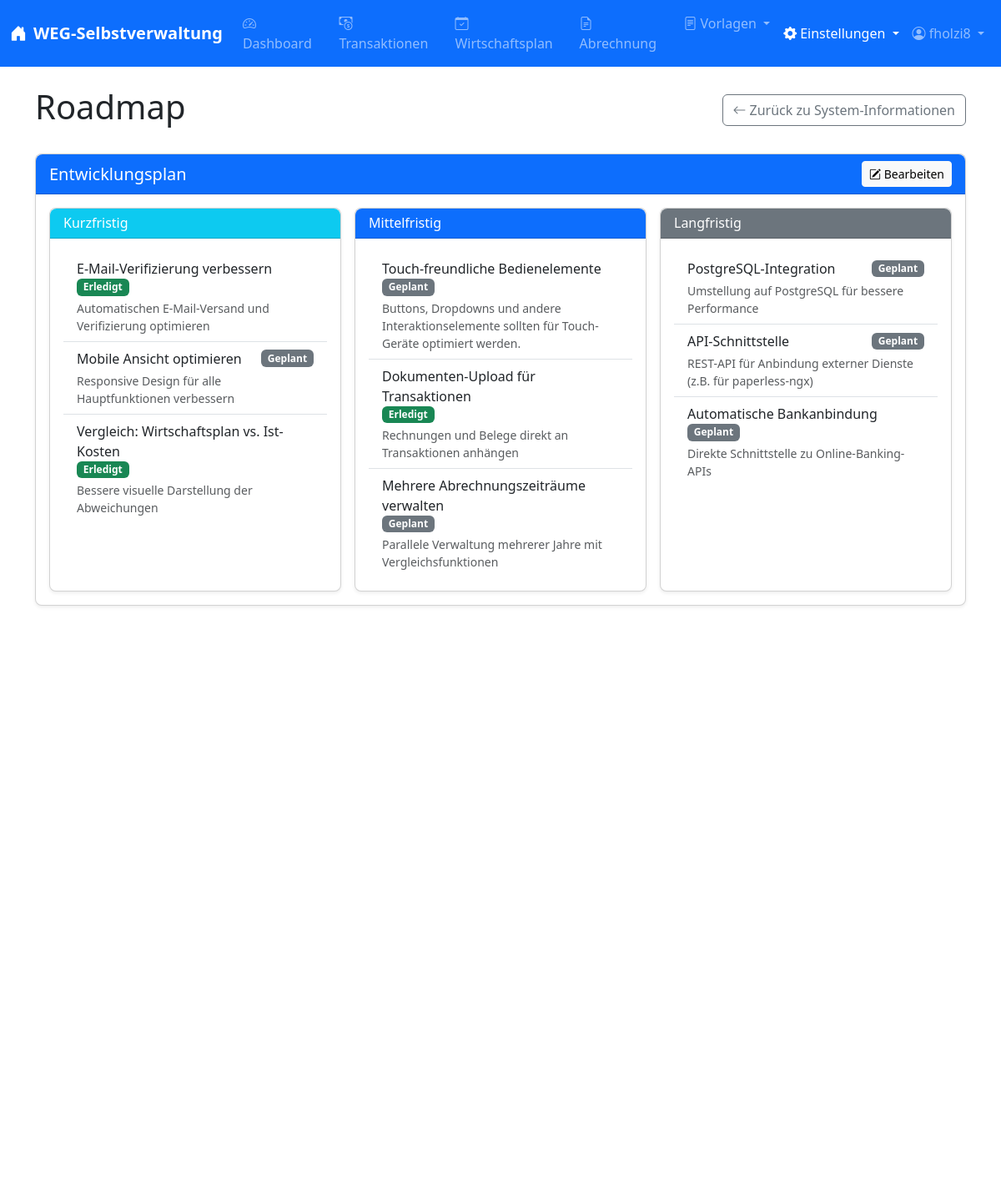
The app's page /settings/roadmap (signed in) with its own data.
### models.py (models this page shows, shortened)
class User(UserMixin, db.Model):
    id = db.Column(db.Integer, primary_key=True)
    username = db.Column(db.String(150), unique=True, nullable=False)
    password_hash = db.Column(db.String(150), nullable=False)
    is_admin = db.Column(db.Boolean, default=False)
    email = db.Column(db.String(120), unique=True, nullable=True)
    email_verified = db.Column(db.Boolean, default=False)
    notify_transaction_changes = db.Column(db.Boolean, default=True)
    notify_wirtschaftsplan_changes = db.Column(db.Boolean, default=True)
    notify_user_changes = db.Column(db.Boolean, default=True)

class RoadmapItem(db.Model):
    id = db.Column(db.Integer, primary_key=True)
    title = db.Column(db.String(200), nullable=False)
    description = db.Column(db.Text, nullable=True)
    status = db.Column(db.String(20), default='planned')  # 'planned', 'in_progress', 'completed'
    timeframe = db.Column(db.String(20), nullable=False)  # 'short_term', 'medium_term', 'long_term'
    position = db.Column(db.Integer, default=0)  # Für die Sortierung
    created_at = db.Column(db.DateTime, default=datetime.datetime.now)
    updated_at = db.Column(db.DateTime, default=datetime.datetime.now, onupdate=datetime.datetime.now)

### routes/settings.py (the view)
@settings_bp.route('/roadmap')
@login_required
def roadmap_view():
    roadmap_items = RoadmapItem.query.order_by(RoadmapItem.position).all()
    roadmap = {
        'short_term': [],
        'medium_term': [],
        'long_term': []
    }
    for item in roadmap_items:
        roadmap[item.timeframe].append({
            'id': item.id,
            'title': item.title,
            'description': item.description,
            'status': item.status
        })
    return render_template('settings/roadmap.html', roadmap=roadmap)

### app.py (called while the page is built)
@app.context_processor
def inject_now():
    return {'now': datetime.now()}

@app.context_processor
def inject_csp_nonce():
    if not hasattr(g, 'csp_nonce'):
        g.csp_nonce = secrets.token_hex(16)
    return {'csp_nonce': g.csp_nonce}

@app.after_request
def add_security_headers(response):
    nonce = getattr(g, 'csp_nonce', secrets.token_hex(16))
    csp_policy = {}
    for key, value in app.config.get('CSP', {}).items():
        if isinstance(value, str) and '{nonce}' in value:
            csp_policy[key] = value.format(nonce=nonce)
        else:
            csp_policy[key] = value
    if csp_policy:
        response.headers['Content-Security-Policy'] = '; '.join(f"{key} {value}" for key, value in csp_policy.items())
    response.headers['X-Content-Type-Options'] = 'nosniff'
    response.headers['X-Frame-Options'] = 'SAMEORIGIN'
    response.headers['X-XSS-Protection'] = '1; mode=block'
    response.headers['Referrer-Policy'] = 'strict-origin-when-cross-origin'
    return response

@login_manager.user_loader
def load_user(user_id):
    return db.session.get(User, int(user_id))

@app.before_request
def limit_login_attempts():
    if request.endpoint == 'auth.login' and request.method == 'POST':
        limiter.limit("10/hour,3/minute")(lambda: None)()

### templates/settings/roadmap.html (shortened to what this page needs)
{% extends "layout.html" %}
{% block content %}
<div class="d-flex justify-content-between align-items-center mb-4 flex-column flex-md-row">
    <h1>Roadmap</h1>
    <a href="{{ url_for('settings.systeminfo') }}" class="btn btn-outline-secondary mt-2 mt-md-0">
        <i class="bi bi-arrow-left me-1"></i>Zurück zu System-Informationen
    </a>
</div>
<div class="card mt-4" id="roadmap">
    <div class="card-header bg-primary text-white d-flex justify-content-between align-items-center">
        <h5 class="mb-0">Entwicklungsplan</h5>
        {% if current_user.is_admin %}
        <button class="btn btn-sm btn-light" data-bs-toggle="modal" data-bs-target="#editRoadmapModal">
            <i class="bi bi-pencil-square"></i> <span class="d-none d-md-inline">Bearbeiten</span>
        </button>
        {% endif %}
    </div>
    <div class="card-body">
        <div class="row g-3">
            <div class="col-12 col-md-4">
                <div class="card h-100">
                    <div class="card-header bg-info text-white">
                        <h6 class="mb-0">Kurzfristig</h6>
                    </div>
                    <div class="card-body">
                        <ul class="list-group list-group-flush">
                            {% for item in roadmap.short_term %}
                            <li class="list-group-item">
                                <div class="d-flex justify-content-between align-items-center flex-wrap">
                                    <span class="me-2">{{ item.title }}</span>
                                    <span
                                        class="badge {% if item.status == 'completed' %}bg-success{% elif item.status == 'in_progress' %}bg-warning{% else %}bg-secondary{% endif %}">
                                        {% if item.status == 'completed' %}Erledigt{% elif item.status == 'in_progress'
                                        %}In Arbeit{% else %}Geplant{% endif %}
                                    </span>
                                </div>
                                {% if item.description %}
                                <small class="text-muted d-block mt-1">{{ item.description }}</small>
                                {% endif %}
                            </li>
                            {% else %}
                            <li class="list-group-item text-center text-muted">Keine kurzfristigen Ziele definiert</li>
                            {% endfor %}
                        </ul>
                    </div>
                </div>
            </div>
            <div class="col-12 col-md-4">
                <div class="card h-100">
                    <div class="card-header bg-primary text-white">
                        <h6 class="mb-0">Mittelfristig</h6>
                    </div>
                    <div class="card-body">
                        <ul class="list-group list-group-flush">
                            {% for item in roadmap.medium_term %}
                            <li class="list-group-item">
                                <div class="d-flex justify-content-between align-items-center flex-wrap">
                                    <span class="me-2">{{ item.title }}</span>
                                    <span
                                        class="badge {% if item.status == 'completed' %}bg-success{% elif item.status == 'in_progress' %}bg-warning{% else %}bg-secondary{% endif %}">
                                        {% if item.status == 'completed' %}Erledigt{% elif item.status == 'in_progress'
                                        %}In Arbeit{% else %}Geplant{% endif %}
                                    </span>
                                </div>
                                {% if item.description %}
                                <small class="text-muted d-block mt-1">{{ item.description }}</small>
                                {% endif %}
                            </li>
                            {% else %}
                            <li class="list-group-item text-center text-muted">Keine mittelfristigen Ziele definiert
                            </li>
                            {% endfor %}
                        </ul>
                    </div>
                </div>
            </div>
            <div class="col-12 col-md-4">
                <div class="card h-100">
                    <div class="card-header bg-secondary text-white">
                        <h6 class="mb-0">Langfristig</h6>
                    </div>
                    <div class="card-body">
                        <ul class="list-group list-group-flush">
                            {% for item in roadmap.long_term %}
                            <li class="list-group-item">
                                <div class="d-flex justify-content-between align-items-center flex-wrap">
                                    <span class="me-2">{{ item.title }}</span>
                                    <span
                                        class="badge {% if item.status == 'completed' %}bg-success{% elif item.status == 'in_progress' %}bg-warning{% else %}bg-secondary{% endif %}">
                                        {% if item.status == 'completed' %}Erledigt{% elif item.status == 'in_progress'
                                        %}In Arbeit{% else %}Geplant{% endif %}
                                    </span>
                                </div>
                                {% if item.description %}
                                <small class="text-muted d-block mt-1">{{ item.description }}</small>
                                {% endif %}
                            </li>
                            {% else %}
                            <li class="list-group-item text-center text-muted">Keine langfristigen Ziele definiert</li>
                            {% endfor %}
                        </ul>
                    </div>
                </div>
            </div>
        </div>
    </div>
</div>
{% endblock %}

### templates/layout.html (shortened to what this page needs)
<!DOCTYPE html>
<html lang="de">
<head>
    <link href="/static/css/bootstrap.min.css" rel="stylesheet">
    <link href="https://cdn.jsdelivr.net/npm/bootstrap-icons@1.10.0/font/bootstrap-icons.css" rel="stylesheet">
    <link href="/static/css/styles.css" rel="stylesheet">
    <link rel="stylesheet" type="text/css" href="https://cdn.datatables.net/1.13.4/css/dataTables.bootstrap5.min.css">
</head>
<body>
    {% if current_user.is_authenticated %}
    <nav class="navbar navbar-expand-lg navbar-dark bg-primary">
        <div class="container-fluid">
            <a class="navbar-brand" href="{{ url_for('dashboard.index') }}">
                <i class="bi bi-house-door-fill me-2"></i>WEG-Selbstverwaltung
            </a>
            <div class="collapse navbar-collapse" id="navbarNav">
                <ul class="navbar-nav me-auto">
                    <li class="nav-item">
                        <a class="nav-link {% if request.endpoint and request.endpoint.startswith('dashboard') %}active{% endif %}"
                            href="{{ url_for('dashboard.index') }}">
                            <i class="bi bi-speedometer2 me-1"></i>Dashboard
                        </a>
                    </li>
                    <li class="nav-item">
                        <a class="nav-link {% if request.endpoint and request.endpoint.startswith('transaktionen') %}active{% endif %}"
                            href="{{ url_for('transaktionen.liste') }}">
                            <i class="bi bi-cash-coin me-1"></i>Transaktionen
                        </a>
                    </li>
                    <li class="nav-item">
                        <a class="nav-link {% if request.endpoint and request.endpoint.startswith('wirtschaftsplan') %}active{% endif %}"
                            href="{{ url_for('wirtschaftsplan.uebersicht') }}">
                            <i class="bi bi-calendar-check me-1"></i>Wirtschaftsplan
                        </a>
                    </li>
                    <li class="nav-item">
                        <a class="nav-link {% if request.endpoint and request.endpoint.startswith('abrechnung') %}active{% endif %}"
                            href="{{ url_for('abrechnung.uebersicht') }}">
                            <i class="bi bi-file-earmark-text me-1"></i>Abrechnung
                        </a>
                    </li>
                    <li class="nav-item dropdown">
                        <a class="nav-link dropdown-toggle {% if request.blueprint == 'vorlagen' %}active{% endif %}" href="#"
                            id="vorlagenDropdown" role="button" data-bs-toggle="dropdown" aria-expanded="false">
                            <i class="bi bi-file-text me-1"></i>Vorlagen
                        </a>
                    </li>
                </ul>
                <ul class="navbar-nav">
                    <li class="nav-item dropdown">
                        <a class="nav-link dropdown-toggle {% if request.endpoint and (request.endpoint.startswith('settings') or request.endpoint.startswith('miteigentuemer')) %}active{% endif %}"
                            href="#" id="settingsDropdown" role="button" data-bs-toggle="dropdown"
                            aria-expanded="false">
                            <i class="bi bi-gear-fill me-1"></i>Einstellungen
                        </a>
                    </li>
                    <li class="nav-item dropdown">
                        <a class="nav-link dropdown-toggle" href="#" id="navbarDropdown" role="button" data-bs-toggle="dropdown"
                            aria-expanded="false">
                            <i class="bi bi-person-circle"></i> {{ current_user.username }}
                        </a>
                    </li>
                </ul>
            </div>
        </div>
    </nav>
    {% endif %}
    <div class="container mt-4 mb-5">
        {% block content %}{% endblock %}
    </div>
    <footer class="footer mt-auto py-3 bg-light">
        <div class="container text-center">
            <span class="text-muted">WEG-Selbstverwaltung &copy; {{ now.year }} | Version 1.0</span>
        </div>
    </footer>
</body>
</html>

### static/css/styles.css (style rules this page uses)
body { min-height: 100vh; display: flex; flex-direction: column; }
html,body { height: 100%; margin: 0; padding: 0; overflow-y: auto; }
.container { min-height: 100%; position: relative; overflow-y: auto; }
.footer { margin-top: auto; }
.card { box-shadow: 0 0.125rem 0.25rem rgba(0, 0, 0, 0.075); border-radius: 0.5rem; }
.card-header { border-radius: 0.5rem 0.5rem 0 0 !important; }
.navbar-brand { font-weight: 600; font-size: 1.25rem; }
.nav-link { font-weight: 500; }

### records on screen
User: username "fholzi8"
RoadmapItem: title "E-Mail-Verifizierung verbessern", status "Erledigt", description "Automatischen E-Mail-Versand und Verifizierung optimieren"
RoadmapItem: title "Mobile Ansicht optimieren", status "Geplant", description "Responsive Design für alle Hauptfunktionen verbessern"
RoadmapItem: title "Vergleich: Wirtschaftsplan vs. Ist-Kosten", status "Erledigt", description "Bessere visuelle Darstellung der Abweichungen"
RoadmapItem: title "Touch-freundliche Bedienelemente", status "Geplant", description "Buttons, Dropdowns und andere Interaktionselemente sollten für Touch-Geräte optimiert werden."
RoadmapItem: title "Dokumenten-Upload für Transaktionen", status "Erledigt", description "Rechnungen und Belege direkt an Transaktionen anhängen"
RoadmapItem: title "Mehrere Abrechnungszeiträume verwalten", status "Geplant", description "Parallele Verwaltung mehrerer Jahre mit Vergleichsfunktionen"
RoadmapItem: title "PostgreSQL-Integration", status "Geplant", description "Umstellung auf PostgreSQL für bessere Performance"
RoadmapItem: title "API-Schnittstelle", status "Geplant", description "REST-API für Anbindung externer Dienste (z.B. für paperless-ngx)"
RoadmapItem: title "Automatische Bankanbindung", status "Geplant", description "Direkte Schnittstelle zu Online-Banking-APIs"
